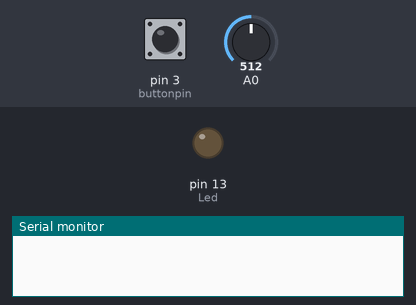
Simulated run of this sketch. Board: Arduino Uno, built with avr-gcc and run on an emulated ATmega328P. Parts: output pins drawn as LEDs (lit = HIGH), the last lines printed to the serial monitor. The inputs (shaded band) are chosen by the test bench; at power-on: pin 3 (buttonpin) HIGH, A0 = 512.

Above: at 1.2 s.
1.3 s: pin 3 (buttonpin) pulled LOW for 0.15 s
3.3 s: pin 3 (buttonpin) pulled LOW for 1 s
5.8 s: pin 3 (buttonpin) pulled LOW for 0.15 s
At 6.5 s:
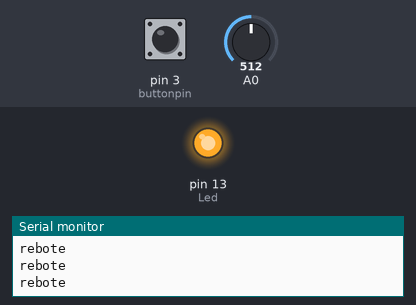
7.4 s: pin 3 (buttonpin) driven LOW
10.4 s: pin 3 (buttonpin) driven HIGH
13.4 s: pin 3 (buttonpin) pulsed LOW 5 times (0.12 s each, 0.3 s apart)
At 14.2 s:
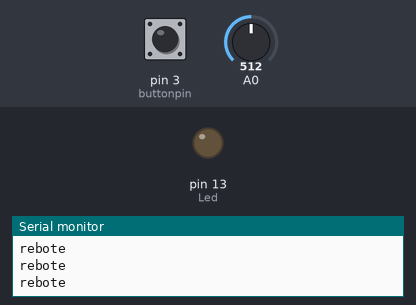
Timing chart, 0 to 16.4 s (numbered marks = the images above; inputs shaded):
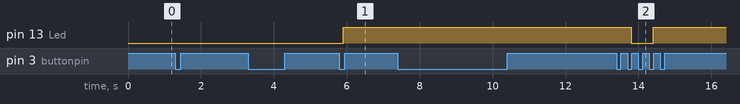

Measured:
- after the input at 5.8 s, pin 13 (Led): LOW → HIGH after 0.10 s
- after the input at 13.4 s, pin 13 (Led): HIGH → LOW after 0.40 s, → HIGH 0.60 s later

The sketch:

encender_palmas.ino
```cpp
int Led = 13; //define LED port
int buttonpin = 3; //define switch port
int val; //define digital variable val
int ant_val;
int val_analogico;
int palmas = 0;
boolean estado_led = LOW;
unsigned long tiempo_palmas;

void  setup() {
  Serial.begin(9600);
  pinMode(Led, OUTPUT); //define LED as a output port
  pinMode(buttonpin, INPUT); //define switch as a output port
  ant_val = digitalRead(buttonpin);
}

void  loop() {
  val = digitalRead(buttonpin); //read the value of the digital interface 3 assigned to val
  val_analogico = analogRead(A0);

  if (val != ant_val) {
    if (val == HIGH) { //Flanco Ascendente
      unsigned long tiempo_rebote = millis();
      while (true) {  //Para evitar rebotes espero que no vengan nuevos pulsos, es un filtro
        if (digitalRead(buttonpin) == HIGH) {
          tiempo_rebote = millis();
          Serial.println("rebote");
        }
        if ((millis() - tiempo_rebote) > 100) {
          break;
        }
      }
      Serial.println(val_analogico);
      palmas++;

      if (palmas == 1) {
        tiempo_palmas = millis(); //primera detección palmas
        Serial.println("primera palmada");
      }

      if (palmas == 2) {
        Serial.println("segunda palmada");
        estado_led = !estado_led;
        Serial.print("Tiempo entre palmas: ");
        Serial.print(millis() - tiempo_palmas);
        Serial.println(" ms. Cambio estado led");
        digitalWrite(Led, estado_led);
        palmas = 0;
      }
    }
  }
  if ((palmas == 1) && ((millis() - tiempo_palmas) > 2000 )) {  //Si han pasado 2 segundo sin que venga una segunda palma reinicio
    Serial.println("demasiado tiempo de espera");
    palmas = 0;
  }
  ant_val = val;
}
```
